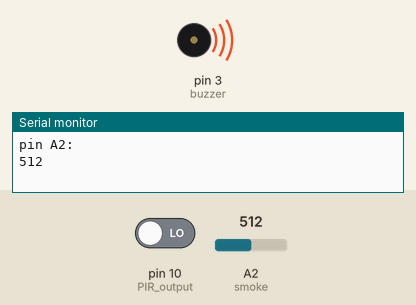
Recording of a sketch running on a simulated Arduino Uno, built with avr-gcc and run on an emulated ATmega328P. On the bench: buzzer (waves = sounding, pin HIGH), the last lines printed to the serial monitor. The test bench sets the inputs (shaded band); at power-on: pin 10 (PIR_output) LOW, A2 (smoke) = 512.

Above: at 15.5 s.
At 27.0 s:
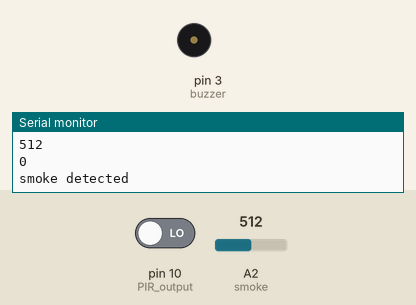
Timing chart, 0 to 28.7 s (numbered marks = the images above):
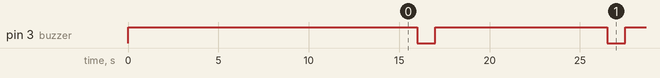

Measured:
- by itself, pin 3 (buzzer): alternates HIGH for 9.5 s and LOW for 1.0 s

The sketch:

combi.ino
```cpp
int smoke=A2; // ouput of smoke sensor
int buzzer=3;// buzzer pin
int sensorThres=188; //sensor threshold value
int PIR_output=10; // output of pir sensor

void setup () {
pinMode(smoke, INPUT) ;// setting smoke sensor output as arduino input
pinMode(buzzer, OUTPUT);//setting buzzer as ouput
pinMode(PIR_output, INPUT);// setting pir output as arduino input
Serial.begin(9600);//serial communication between arduino and pc
digitalWrite(buzzer, HIGH); // setting buzzer OFF
delay(15000); // wait for a 15 second for initialization
}

void loop () {
  //SMOKE SENSOR
int analogSensor=analogRead(smoke);//read data from the smoke sensor
Serial.println("pin A2:");
Serial.println(analogSensor);
delay (500); // delay for half second

//PIR SENSOR
int sensorValue=digitalRead(PIR_output);
Serial.println(sensorValue);
delay (500); // delay for half second

//CHOOSE ACTION HERE BASED ON SENSOR VALUES
if(analogSensor > sensorThres) // if smoke sensor detects smoke
{
 Serial.println("smoke detected");
 digitalWrite(buzzer, LOW);
 delay(1000); // wait for a second
  digitalWrite(buzzer, HIGH); // setting buzzer to OFF
 delay(7000);
}

if(sensorValue == HIGH) // reading the data from the pir sensor
{
 digitalWrite(buzzer, LOW); // setting buzzer to ON
 Serial.println("motion detected");
 delay(1000); // wait for a second
 digitalWrite(buzzer, HIGH); // setting buzzer to OFF
 delay(7000);
}

else {
 digitalWrite(buzzer, HIGH); // setting buzzer to low
 Serial.println("scanning");
 delay(1000); // wait for second
}

delay(500);
}
```
